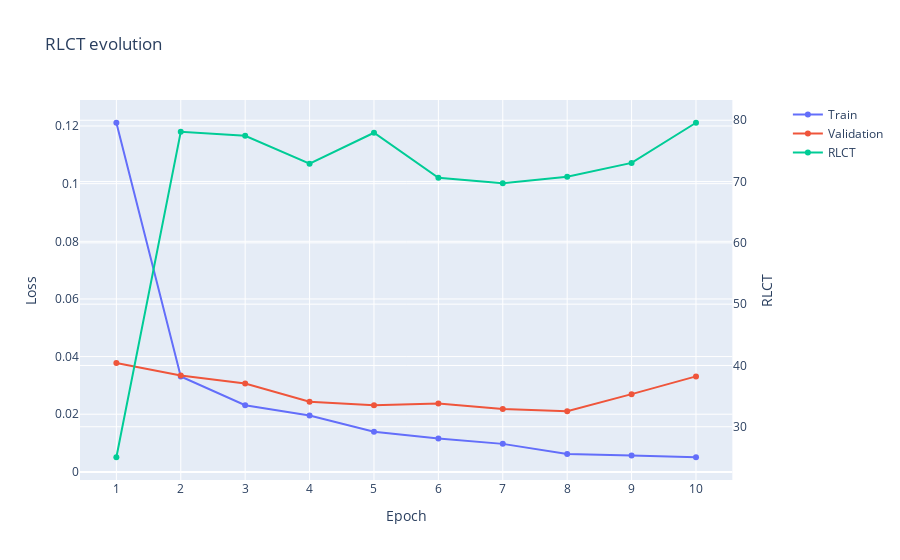

Notebook code cell kept with this figure:
### Code cell
# Display RLCT estimate evolution and overlay with training / validation data graph

rlct_train_val_fig = make_subplots(specs=[[{"secondary_y" : True}]])
rlct_train_val_fig.add_trace(go.Scatter(x=epochs, y=train_losses, mode="lines+markers", name="Train"), secondary_y=False)
rlct_train_val_fig.add_trace(go.Scatter(x=epochs, y=val_losses, mode="lines+markers", name="Validation"), secondary_y=False)
rlct_train_val_fig.add_trace(go.Scatter(x=epochs, y=rlct_estimates, mode="lines+markers", name="RLCT"), secondary_y=True)
rlct_train_val_fig.update_layout(title="RLCT evolution",
                               xaxis_title="Epoch",
                               xaxis=dict(
                                   tickmode='linear',
                                   tick0=0,
                                   dtick=1,
                               ))
rlct_train_val_fig.update_yaxes(title_text="Loss", secondary_y=False)
rlct_train_val_fig.update_yaxes(title_text="RLCT", secondary_y=True)
rlct_train_val_fig.show()

### Figure 1 — Plotly figure (JSON) as saved in the notebook; plotly's stock layout.template omitted (floating-point values rounded to 4 significant figures)
{"data": [{"mode": "lines+markers", "name": "Train", "type": "scatter", "x": [1, 2, 3, 4, 5, 6, 7, 8, 9, 10], "xaxis": "x", "y": [0.1211, 0.03311, 0.02314, 0.01958, 0.01392, 0.01158, 0.009717, 0.006188, 0.005723, 0.005075], "yaxis": "y"}, {"mode": "lines+markers", "name": "Validation", "type": "scatter", "x": [1, 2, 3, 4, 5, 6, 7, 8, 9, 10], "xaxis": "x", "y": [0.03781, 0.03344, 0.03066, 0.02437, 0.02314, 0.02373, 0.02179, 0.02101, 0.02697, 0.03312], "yaxis": "y"}, {"mode": "lines+markers", "name": "RLCT", "type": "scatter", "x": [1, 2, 3, 4, 5, 6, 7, 8, 9, 10], "xaxis": "x", "y": [25.03, 78.11, 77.47, 72.92, 77.96, 70.61, 69.74, 70.8, 73.04, 79.59, 78.03], "yaxis": "y2"}], "layout": {"title": {"text": "RLCT evolution"}, "xaxis": {"anchor": "y", "domain": [0, 0.94], "dtick": 1, "tick0": 0, "tickmode": "linear", "title": {"text": "Epoch"}}, "yaxis": {"anchor": "x", "domain": [0, 1], "title": {"text": "Loss"}}, "yaxis2": {"anchor": "x", "overlaying": "y", "side": "right", "title": {"text": "RLCT"}}}}
